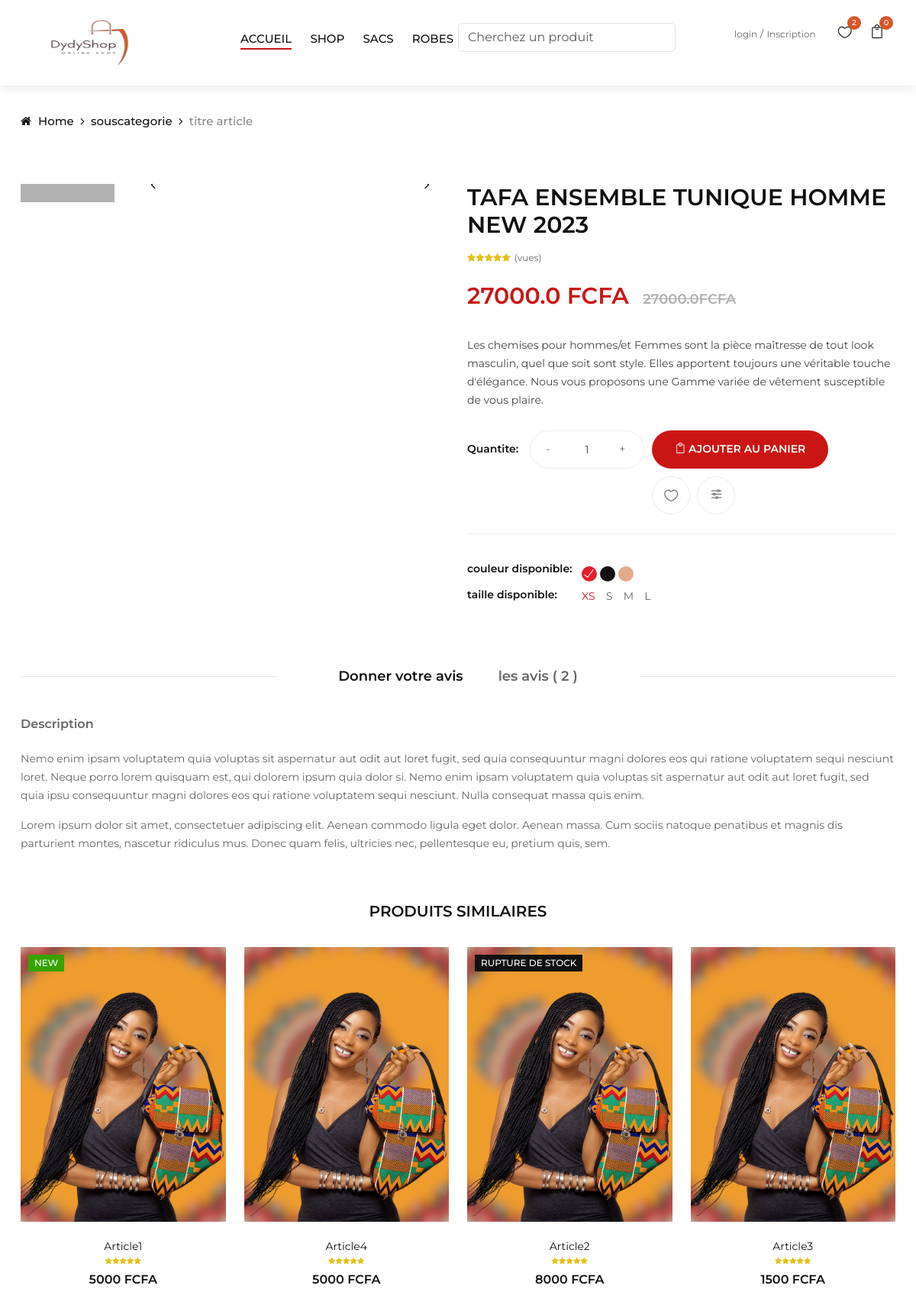
The app's page /Item/1 with its own data.
### application/models/model.py (models this page shows)
class Item(db.Model):
    __tablename__ = "items"
    id = db.Column(db.Integer, primary_key=True)
    title = db.Column(db.String(200), nullable=False)
    description = db.Column(db.Text)
    prix = db.Column(db.Float, nullable=True)
    img_url = db.Column(db.String(255), nullable=True)
    img_title = db.Column(db.String(100), nullable=True)
    date_pub = db.Column(db.DateTime, default=datetime.utcnow)
    published = db.Column(db.Boolean, default=True)
    deleted = db.Column(db.Boolean, default=False)
    nbre_vues = db.Column(db.Integer, default=0)
    favorites = db.relationship("Favorite", backref="item", lazy="dynamic")
    user_id = db.Column(db.Integer, db.ForeignKey("users.id"), nullable=False)
    quantity = db.Column(db.Integer, default=0)
    images = db.relationship("Image", backref="item")
    category_id = db.Column(db.Integer, db.ForeignKey("categories.id"))
    subcategory_id = db.Column(db.Integer, db.ForeignKey("sub_categories.id"))
    color1 = db.Column(db.String(100), nullable=True)
    color2 = db.Column(db.String(100), nullable=True)
    color3 = db.Column(db.String(100), nullable=True)
    size1 = db.Column(db.String(100), nullable=True)
    size2 = db.Column(db.String(100), nullable=True)
    size3 = db.Column(db.String(100), nullable=True)

### application/front.py (the view)
@app.route("/Item/<int:id_item>")
def annonce_Id(id_item):
    item = findAnnonceById(id_item)
    if not item:
        return redirect(url_for("/"))
    return render_template("/pages/detailsArticles.html", item=item)

### application/templates/pages/detailsArticles.html (shortened to what this page needs)
{% extends './layout/baseEldy.html' %}
{% block content %}
    <div class="breadcrumb-option">
        <div class="container">
            <div class="row">
                <div class="col-lg-12">
                    <div class="breadcrumb__links">
                        <a href="./index.html"><i class="fa fa-home"></i> Home</a>
                        <a href="#">souscategorie</a>
                        <span>titre article</span>
                    </div>
                </div>
            </div>
        </div>
    </div>
    <section class="product-details spad">
        <div class="container">
            <div class="row">
                <div class="col-lg-6">
                    <div class="product__details__pic">
                        <div class="product__details__pic__left product__thumb nice-scroll">
                            <a class="pt active" href="#product-1">
                            </a>
                            <a class="pt" href="#product-2">
                            </a>
                            <a class="pt" href="#product-3">
                            </a>
                            <a class="pt" href="#product-4">
                            </a>
                        </div>
                        <div class="product__details__slider__content">
                            <div class="product__details__pic__slider owl-carousel">
                            </div>
                        </div>
                    </div>
                </div>
                <div class="col-lg-6">
                    <div class="product__details__text">
                        <h3>{{item.title}} </span></h3>
                        <div class="rating">
                            <i class="fa fa-star"></i>
                            <i class="fa fa-star"></i>
                            <i class="fa fa-star"></i>
                            <i class="fa fa-star"></i>
                            <i class="fa fa-star"></i>
                            <span>{{item.nbreVues}} (vues)</span>
                        </div>
                        <div class="product__details__price">{{item.prix}}  FCFA <span>{{item.prix}}FCFA</span></div>
                        <p>{{item.description }}
                             </p>
                        <div class="product__details__button">
                            <div class="quantity">
                                <span>Quantite:</span>
                                <div class="pro-qty">
                                    <input type="text" value="1" min="0">
                                </div>
                            </div>
                            <a href="#" class="cart-btn"><span class="icon_bag_alt"></span> Ajouter au panier</a>
                            <ul>
                                <li><a href="#"><span class="icon_heart_alt"></span></a></li>
                                <li><a href="#"><span class="icon_adjust-horiz"></span></a></li>
                            </ul>
                        </div>
                        <div class="product__details__widget">
                            <ul>
                                <li>
                                    <span>couleur disponible:</span>
                                    <div class="color__checkbox">
                                        <label for="red">
                                            <span class="checkmark"></span>
                                        </label>
                                        <label for="black">
                                            <span class="checkmark black-bg"></span>
                                        </label>
                                        <label for="grey">
                                            <span class="checkmark grey-bg"></span>
                                        </label>
                                    </div>
                                </li>
                                <li>
                                    <span>taille disponible:</span>
                                    <div class="size__btn">
                                        <label for="xs-btn" class="active">
                                            xs
                                        </label>
                                        <label for="s-btn">
                                            s
                                        </label>
                                        <label for="m-btn">
                                            m
                                        </label>
                                        <label for="l-btn">
                                            l
                                        </label>
                                    </div>
                                </li>
                            </ul>
                        </div>
                    </div>
                </div>
                <div class="col-lg-12">
                    <div class="product__details__tab">
                        <ul class="nav nav-tabs" role="tablist">
                            <li class="nav-item">
                                <a class="nav-link active" data-toggle="tab" href="#tabs-1" role="tab">Donner votre avis</a>
                            </li>
                            <li class="nav-item">
                                <a class="nav-link" data-toggle="tab" href="#tabs-2" role="tab">les avis ( 2 )</a>
                            </li>
                        </ul>
                        <div class="tab-content">
                            <div class="tab-pane active" id="tabs-1" role="tabpanel">
                                <h6>Description</h6>
                                <p>Nemo enim ipsam voluptatem quia voluptas sit aspernatur aut odit aut loret fugit, sed
                                    quia consequuntur magni dolores eos qui ratione voluptatem sequi nesciunt loret.
                                    Neque porro lorem quisquam est, qui dolorem ipsum quia dolor si. Nemo enim ipsam
                                    voluptatem quia voluptas sit aspernatur aut odit aut loret fugit, sed quia ipsu
                                    consequuntur magni dolores eos qui ratione voluptatem sequi nesciunt. Nulla
                                consequat massa quis enim.</p>
                                <p>Lorem ipsum dolor sit amet, consectetuer adipiscing elit. Aenean commodo ligula eget
                                    dolor. Aenean massa. Cum sociis natoque penatibus et magnis dis parturient montes,
                                    nascetur ridiculus mus. Donec quam felis, ultricies nec, pellentesque eu, pretium
                                quis, sem.</p>
                            </div>
                        </div>
                    </div>
                </div>
            </div>
            <div class="row">
                <div class="col-lg-12 text-center">
                    <div class="related__title">
                        <h5>Produits similaires</h5>
                    </div>
                </div>
                <div class="col-lg-3 col-md-4 col-sm-6">
                    <div class="product__item">
                        <div class="product__item__pic set-bg" data-setbg="{{url_for('static',filename='eldyCss/img/eldy.png')}}">
                            <div class="label new">New</div>
                            <ul class="product__hover">
                            </ul>
                        </div>
                        <div class="product__item__text">
                            <h6><a href="#">Article1</a></h6>
                            <div class="rating">
                                <i class="fa fa-star"></i>
                                <i class="fa fa-star"></i>
                                <i class="fa fa-star"></i>
                                <i class="fa fa-star"></i>
                                <i class="fa fa-star"></i>
                            </div>
                            <div class="product__price">5000 FCFA</div>
                        </div>
                    </div>
                </div>
                <div class="col-lg-3 col-md-4 col-sm-6">
                    <div class="product__item">
                        <div class="product__item__pic set-bg" data-setbg="{{url_for('static',filename='eldyCss/img/eldy.png')}}">
                            <ul class="product__hover">
                            </ul>
                        </div>
                        <div class="product__item__text">
                            <h6><a href="#">Article4</a></h6>
                            <div class="rating">
                                <i class="fa fa-star"></i>
                                <i class="fa fa-star"></i>
                                <i class="fa fa-star"></i>
                                <i class="fa fa-star"></i>
                                <i class="fa fa-star"></i>
                            </div>
                            <div class="product__price">5000 FCFA</div>
                        </div>
                    </div>
                </div>
                <div class="col-lg-3 col-md-4 col-sm-6">
                    <div class="product__item">
                        <div class="product__item__pic set-bg" data-setbg="{{url_for('static',filename='eldyCss/img/eldy.png')}}">
                            <div class="label stockout">Rupture de Stock</div>
                            <ul class="product__hover">
                            </ul>
                        </div>
                        <div class="product__item__text">
                            <h6><a href="#">Article2</a></h6>
                            <div class="rating">
                                <i class="fa fa-star"></i>
                                <i class="fa fa-star"></i>
                                <i class="fa fa-star"></i>
                                <i class="fa fa-star"></i>
                                <i class="fa fa-star"></i>
                            </div>
                            <div class="product__price">8000 FCFA</div>
                        </div>
                    </div>
                </div>
                <div class="col-lg-3 col-md-4 col-sm-6">
                    <div class="product__item">
                        <div class="product__item__pic set-bg" data-setbg="{{url_for('static',filename='eldyCss/img/eldy.png')}}">
                            <ul class="product__hover">
                            </ul>
                        </div>
                        <div class="product__item__text">
                            <h6><a href="#">Article3</a></h6>
                            <div class="rating">
                                <i class="fa fa-star"></i>
                                <i class="fa fa-star"></i>
                                <i class="fa fa-star"></i>
                                <i class="fa fa-star"></i>
                                <i class="fa fa-star"></i>
                            </div>
                            <div class="product__price">1500 FCFA</div>
                        </div>
                    </div>
                </div>
            </div>
        </div>
    </section>
    {% endblock %}

### application/templates/layout/baseEldy.html (shortened to what this page needs)
<!DOCTYPE html>
<html lang="zxx">
  <head>
    <link rel="stylesheet" href="https://cdnjs.cloudflare.com/ajax/libs/font-awesome/6.2.1/css/all.min.css" />
    <link href="https://cdn.jsdelivr.net/npm/bootstrap@5.3.0-alpha1/dist/css/bootstrap.min.css" rel="stylesheet">
    <link rel="stylesheet" href="{{ url_for('static',filename='eldyCss/css/font-awesome.min.css') }}" type="text/css" />
    <link rel="stylesheet" href="{{ url_for('static',filename='eldyCss/css/elegant-icons.css') }}" type="text/css" />
    <link rel="stylesheet" href="{{ url_for('static',filename='eldyCss/css/magnific-popup.css') }}" type="text/css" />
    <link rel="stylesheet" href="{{ url_for('static',filename='eldyCss/css/owl.carousel.min.css') }}" type="text/css" />
    <link rel="stylesheet" href="{{ url_for('static',filename='eldyCss/css/slicknav.min.css') }}" type="text/css" />
    <link rel="stylesheet" href="{{ url_for('static',filename='eldyCss/css/style.css') }}" type="text/css" />
  </head>
  <body>
    {% include 'shared/nav_bar.html' %}
    {% block content %}
    {% endblock  %}
  </body>
</html>

### application/templates/shared/nav_bar.html (shortened to what this page needs)
<header class="header">
  <div class="container-fluid ">
    <div class="row">
      <div class="col-xl-3 col-lg-2">
        <div class="header__logo d-flex align-items-center ">
          <a href="/"><img src="{{ url_for('static', filename = 'eldyCss/img/logo.png') }}" width="150px" height="60px" alt="" /></a>
        </div>
      </div>
      <div class="col-xl-6 col-lg-7   ">
        <div class="row">
          <nav class="header__menu col-lg-6 mt-2">
            <ul>
              <li class="active">
                <a href="{{ url_for('Article') }}">Accueil</a>
              </li>
              <li>
                <a href="{{ url_for('Shop') }}">Shop</a>
              </li>
              <li>
                <a href="{{ url_for('display_Shop', subcategory='Sac') }}">Sacs</a>
              </li>
              <li>
                <a href="{{ url_for('display_Shop', subcategory='Robe') }}">Robes</a>
              </li>
            </ul>
          </nav>
          <form class="form-inline header__menu col-lg-6" method="GET" action="{{ url_for('recherche_annon') }}">
            <input class="form-control mr-sm-2" type="search" name="querygloire" placeholder="Cherchez un produit" />
          </form>
        </div>
      </div>
      <div class="col-lg-3 d-flex justify-content-end">
        <div class="header__right">
          {% if current_user.is_authenticated %}
            <div class="header__right__auth d-none">
              <a href="{{ url_for('login') }}">login</a>
              <a href="{{ url_for('login') }}">Inscription</a>
            </div>
          {% else %}
            <div class="header__right__auth">
              <a href="{{ url_for('login') }}">login</a>
              <a href="{{ url_for('login') }}">Inscription</a>
            </div>
          {% endif %}
          <ul class="header__right__widget">
            <li>
              <a href="#">
                <span class="icon_heart_alt"></span>
                <div class="tip" style="background-color: #d85629">2</div>
              </a>
            </li>
            <li>
              <a href="{{ url_for('Panier') }}">
                <span class="icon_bag_alt"></span>
                <div class="tip" style="background-color: #d85629">{{ session['panier']|length }}</div>
              </a>
            </li>
                </ul>
              </div>
        </div>
      </div>
    </div>
</header>

### records on screen
Item: title "TAFA ENSEMBLE TUNIQUE HOMME NEW 2023", prix "27000.0", description "Les chemises pour hommes/et Femmes sont la pièce maîtresse de tout look masculin, quel que soit sont style. Elles apportent toujours une véritable touche d'élégance. Nous vous proposons une Gamme variée de vêtement susceptible de vous plaire."

### other values on screen
{{ session['panier']|length }} "0"
